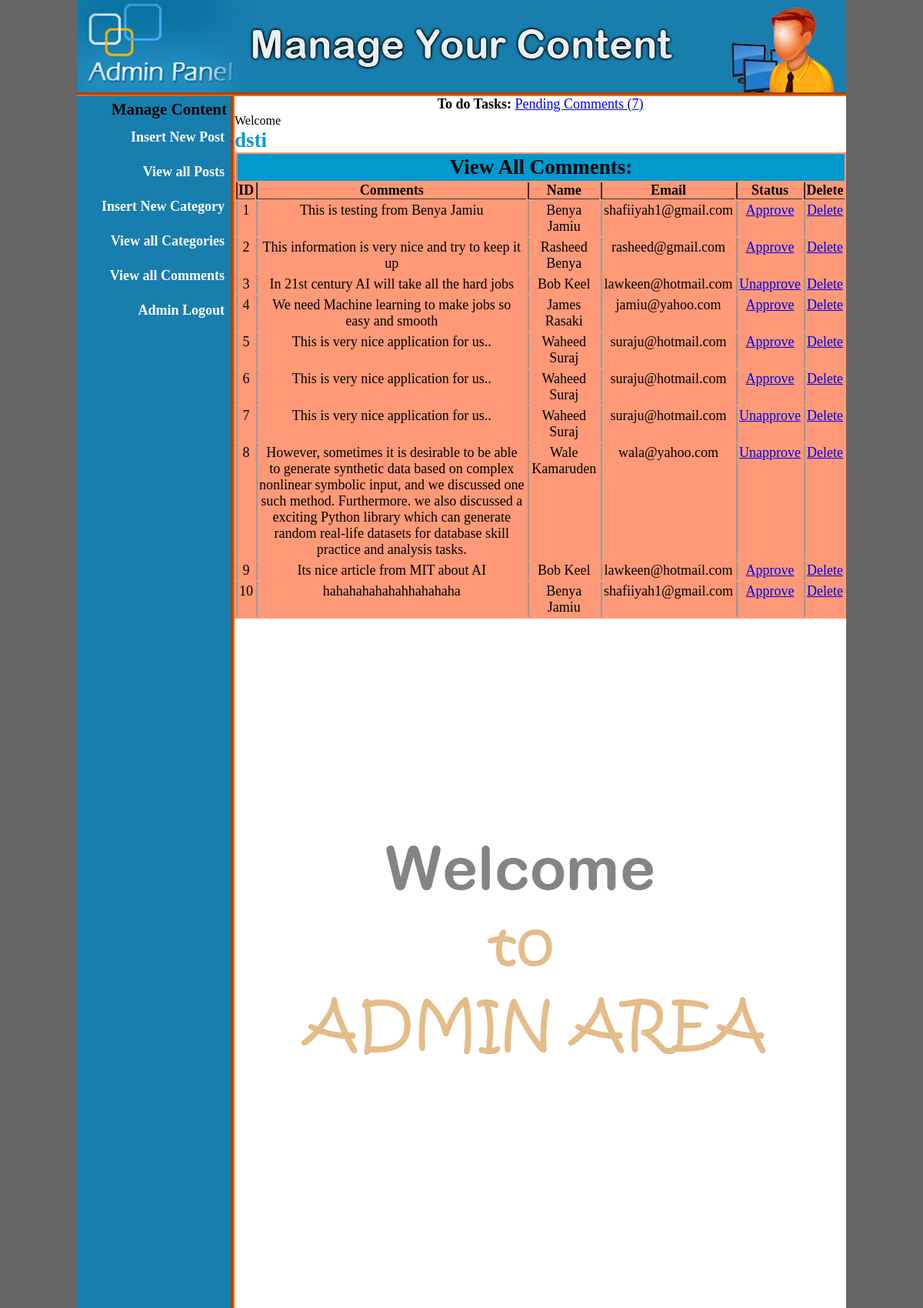
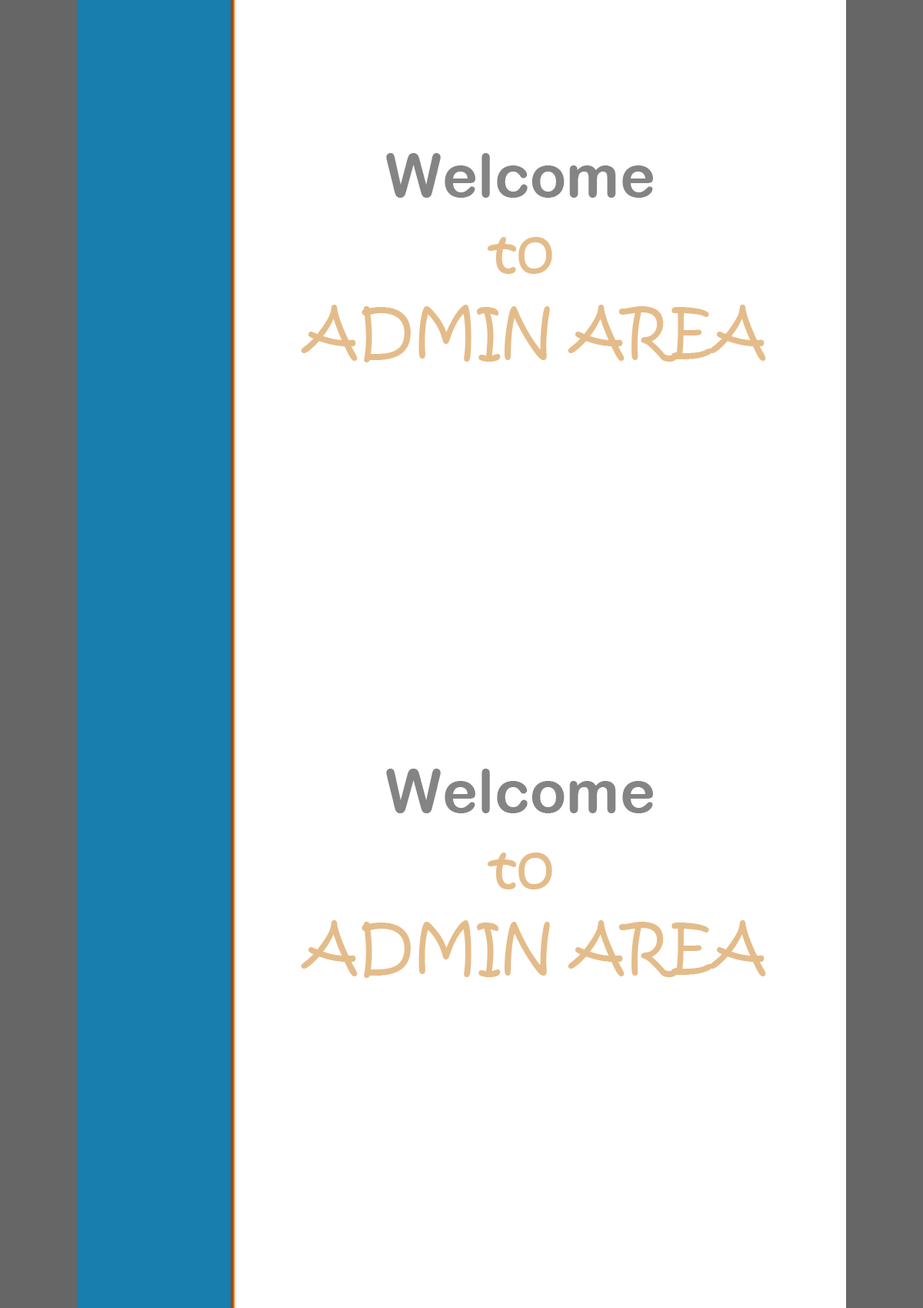
Page /dsti_cms/admin/index.php?view_comments (signed in, upper part) on the committed database (2 pictures, top to bottom).
### tables this page shows
CREATE TABLE `comments` (
  `comment_id` int(11) NOT NULL,
  `post_id` int(11) NOT NULL,
  `comment_name` varchar(50) NOT NULL,
  `comment_email` varchar(100) NOT NULL,
  `comment_text` text NOT NULL,
  `status` text NOT NULL
);

### dsti_cms/admin/includes/view_comments.php (the view, shortened to what this page needs)
<?php
  if(!isset($_SESSION['user_name'])){
  echo "<script>window.open('admin_login.php?not_authorize=You are not Authorize to access this page.','_self')</script>";
 }else{
?>
<!DOCTYPE html>
<html>
<head>
</head>
<body>
	<table align="center" bgcolor="#FF9977" width="795">
		<tr>
			<td colspan="8" align="center" bgcolor="#0099CC"><h2>View All Comments:</h2></td>
		</tr>
		<tr>
			<th>ID</th>
			<th>Comments</th>
			<th>Name</th>
			<th>Email</th>
			<th>Status</th>
			<th>Delete</th>
		</tr>
<?php
     include("includes/database.php");
     $get_comments = "select * from comments";
     $run_comments = mysqli_query($con, $get_comments);
     $i = 1;
     while($row_comments = mysqli_fetch_array($run_comments)){
     	$comment_id = $row_comments['comment_id'];
     	$comment_text = $row_comments['comment_text'];
     	$comment_name = $row_comments['comment_name'];
     	$comment_email = $row_comments['comment_email'];
     	$status       = $row_comments['status'];
?>
		<tr align="center">
			<td><?php echo $i++ ?></td>
			<td><?php echo $comment_text; ?></td>
			<td><?php echo $comment_name; ?></td>
			<td><?php echo $comment_email; ?></td>
			<td>
             <?php
             if($status == "approve")
             {
             	echo "<a href='index.php?unapprove=$comment_id'>Unapprove</a>";
             }
             else{
             	echo "<a href='index.php?approve=$comment_id'>Approve</a>";
             }
               ?>
			</td>
			<td><a href="index.php?del_comment=<?php echo $comment_id; ?>">Delete</a></td>
		</tr>
 <?php } ?>
	</table>
</body>
</html>
<?php } ?>

### dsti_cms/admin/style.css (style rules this page uses)
html, body, div, span, applet, object, iframe, h1, h2, h3, h4, h5, h6, p, blockquote, pre, a, abbr, acronym, address, big, cite, code, del, dfn, em, img, ins, kbd, q, s, samp, small, strike, strong, sub, sup, tt, var, b, u, i, center, dl, dt, dd, ol, ul, li, fieldset, form, label, legend, table, caption, tbody, tfoot, thead, tr, th, td, article, aside, canvas, details, embed, figure, figcaption, footer, header, hgroup, menu, nav, output, ruby, section, summary, time, mark, audio, video { margin: 0; padding: 0; border: 0; vertical-align: baseline; }
body { background-color: #666; }

### dsti_cms/admin/includes/view_comments.php (style rules this page uses)
th,td,tr,tale { padding: 0; margin: 0; }
th { border-left: 2px solid #333; border-bottom: 1px solid #333; }
td { padding: 2px; border-left: 2px solid #999; }

### rows in the picture
comments: comment_text "This is testing from Benya Jamiu", comment_name "Benya Jamiu", comment_email "shafiiyah1@gmail.com"
comments: comment_text "This information is very nice and try to keep it up", comment_name "Rasheed Benya", comment_email "rasheed@gmail.com"
comments: comment_text "In 21st century AI will take all the hard jobs", comment_name "Bob Keel", comment_email "lawkeen@hotmail.com"
comments: comment_text "We need Machine learning to make jobs so easy and smooth", comment_name "James Rasaki", comment_email "jamiu@yahoo.com"
comments: comment_text "This is very nice application for us..", comment_name "Waheed Suraj", comment_email "suraju@hotmail.com"
comments: comment_text "This is very nice application for us..", comment_name "Waheed Suraj", comment_email "suraju@hotmail.com"
comments: comment_text "This is very nice application for us..", comment_name "Waheed Suraj", comment_email "suraju@hotmail.com"
comments: comment_text "However, sometimes it is desirable to be able to generate synthetic data based on complex nonlinear symbolic input, and we discussed one such method. Furthermore. we also discussed a exciting Python library which can generate random real-life datasets for database skill practice and analysis tasks.", comment_name "Wale Kamaruden", comment_email "wala@yahoo.com"
comments: comment_text "Its nice article from MIT about AI", comment_name "Bob Keel", comment_email "lawkeen@hotmail.com"
comments: comment_text "hahahahahahahhahahaha", comment_name "Benya Jamiu", comment_email "shafiiyah1@gmail.com"

### other values in the picture
$count "7"
$_SESSION['user_name'] "dsti"
